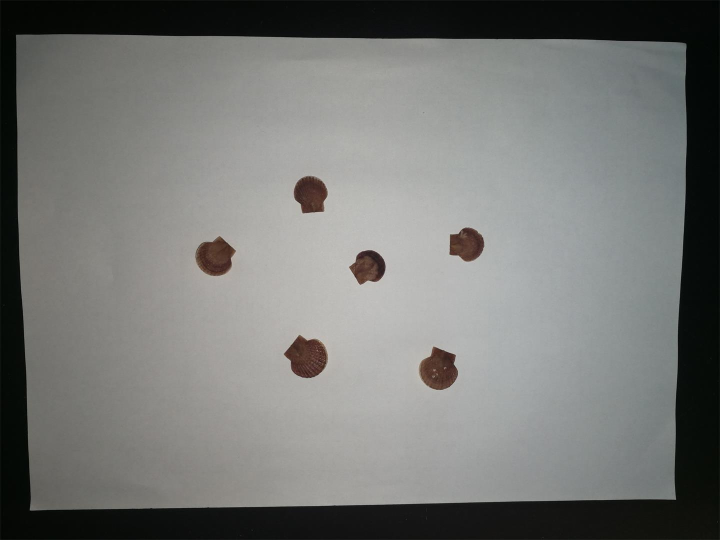
#> input picture PIC/timg_34.jpg, 1440 x 1080 px, found by its file name (shown at 1/2 size)
$ python getshellsize.py   (older library calls are emulated)
#> lines starting #> are read from the running program, lines starting #| are printed output that depends on the picture; after the words box and inside, x2 and y2 are one past the last pixel; in counts of white or black regions, pixels touching at a corner belong together
import cv2
import numpy as np
import imutils
import math
import os


class GetShellSize:
    def __init__(self, fn=''):
        self.fn = fn
        self.papersize = (297, 210)  # 纸张大小，毫米单位，宽边（大值）在前。
        self.rate = 0  # 像素与纸张毫米的比率 毫米数/像素数
        self.img = []
        if self.fn != '':
            img = self.loadPic(self.fn)
#> in loadPic, self.img is the input picture: shape (1080, 1440, 3); mean B, G, R 117.3, 119.7, 118.6

    def loadPic(self, fn):
        self.fn = fn
        self.img = cv2.imread(self.fn)
        return self.img
        '''self.image = cv2.imread(self.fn)  # 直接处理，我们对原始照片不感兴趣，更希望得到A4纸张部分，因此直接处理并覆盖
        self.height, self.width = self.image.shape[:2]  # 图片的宽和高
        self.gray = cv2.cvtColor(self.image, cv2.COLOR_BGR2GRAY)
        self.floodmask = self._floodmask(self.gray)  #取洪水填充的Mask'''

    def setpapersize(self, papersize=(297, 210)):
        '''设置纸张大小，尺寸大的数字放在第一个。'''
        self.papersize = papersize

    def picGrad(self, img, horizontal=0.5):  # horizontal取值0-1之间，计算x轴和y轴的权重
        X = cv2.Sobel(img, cv2.CV_16S, 1, 0)  # X方向上的梯度计算
        Y = cv2.Sobel(img, cv2.CV_16S, 0, 1)  # Y方向上的梯度计算
        absX, absY = cv2.convertScaleAbs(X), cv2.convertScaleAbs(Y)  # 转回uint8
        dst = cv2.addWeighted(absX, horizontal, absY, 1 - horizontal, 0)
        return dst

    def _floodmask(self, img):  # 通过梯度找到边界，然后对边界进行二值化得到不进行填充的范围，必须给定灰度图
        grad = self.picGrad(img)
        h, w = img.shape[:2]
        canny = cv2.Canny(grad, 50, 150, 3)  # 这里取值不太好
        row = np.zeros(w, dtype=np.uint8)
        canny = np.row_stack((row, canny, row))
        col = np.zeros(h + 2, dtype=np.uint8)
        canny = np.column_stack((col, canny, col))
        return canny

    # [17 lines left out: function otsu, not called in this run]

    def linelength(self, p1, p2):
        return int(math.sqrt((p1[0] - p2[0])**2 + (p1[1] - p2[1])**2))

    def detect_rect(self, img, morphology=4, rectarea=0.3):
        '''检测矩形，按照第三个参数，面积百分比检测，返回3个值，第一个是True/False，第二个值是近似矩形框的mat，第三个值是最小矩形框的mat or None。'''
        h, w = img.shape[:2]  # 图像的高和宽
        # blur = cv2.GaussianBlur(img, (7, 7), 0)  # 高斯虚化
        blur = cv2.pyrMeanShiftFiltering(img, 3, 50)  #
        ''' 洪水填充，横向取10个种子点，纵向取10个种子点，进行20次填充 '''
        gray = cv2.cvtColor(blur, cv2.COLOR_BGR2GRAY)
        mask = self._floodmask(gray)  # mask = np.zeros([h + 2, w + 2], np.uint8)  # mask层必须必图片+2)
        for i in range(10):
            cv2.floodFill(blur, mask, (int(w / 10) * i + 1, 1), (0, 0, 0), (3, 3, 3), (3, 3, 3), 8)  # 横向间隔
            cv2.floodFill(blur, mask, (int(w / 10) * i + 1, h - 1), (0, 0, 0), (3, 3, 3), (3, 3, 3), 8)  # 横向间隔
            cv2.floodFill(blur, mask, (1, int(h / 10) * i + 1), (0, 0, 0), (3, 3, 3), (3, 3, 3), 8)  # 纵向间隔
            cv2.floodFill(blur, mask, (w - 1, int(h / 10) * i + 1), (0, 0, 0), (3, 3, 3), (3, 3, 3), 8)  # 纵向间隔
        gray = cv2.cvtColor(blur, cv2.COLOR_BGR2GRAY)
        kernel = np.ones((3, 3), np.uint8)  # 运算核
        # kernel = cv2.getStructuringElement(cv2.MORPH_CROSS, (5, 5))  # 另一种核
        morph = cv2.morphologyEx(gray, cv2.MORPH_OPEN, kernel, iterations=morphology)  # 开运算，先腐蚀，后膨胀
        thresh = cv2.adaptiveThreshold(morph, 255, cv2.ADAPTIVE_THRESH_GAUSSIAN_C, cv2.THRESH_BINARY_INV, 13, 10)
        # thresh = cv2.threshold(morph, 0, 255, cv2.THRESH_BINARY | cv2.THRESH_OTSU)[1]  # 二值化, 自动大津值
        thresh = thresh + morph
        cnts = cv2.findContours(thresh, cv2.RETR_EXTERNAL, cv2.CHAIN_APPROX_SIMPLE)
        cnts = cnts[0] if imutils.is_cv2() else cnts[1]
        cnts = sorted(cnts, key=cv2.contourArea, reverse=True)  # 按照面积由大到小排序
        for c in cnts:
            peri = cv2.arcLength(c, True)  # 计算周长
            approx = cv2.approxPolyDP(c, 0.04 * peri, True)  # 用多边形拟合形状，第二个参数取值一般是1-5%的周长
            if len(approx) == 4:  # 是4边型
                area = cv2.contourArea(c, oriented=False)  # 计算非向量面积
                if area > h * w * rectarea:
                    rect = cv2.minAreaRect(c)
                    box = np.int0(cv2.boxPoints(rect))  # 最小矩形的四个脚点坐标
                    if (cv2.contourArea(box, oriented=False)/area) >= 0.9:
                        # cv2.drawContours(img, [approx[:, 0]], -1, (255, 0, 0), 2)
                        return True, approx[:, 0], box
        return False, None, None

    def transform(self, img, paperP, rectP):  # 给定2个矩形的点，进行图形透视变换，将paperP的四点位置变换到rectP上去。图像矫正
        rP_a, rP_b, _, rP_d = rectP  # 标准矩形的角点
        dic_rec = []  # 记录纸张和标准矩形角角相对
        dis_ab = self.linelength(rP_a, rP_b)  # a-b的长度
        dis_ad = self.linelength(rP_a, rP_d)  # a-d的长度
        for i in range(4):  # 矩形，直接写死4个点
            tmp, ii = max(dis_ab, dis_ad), 0
            for index, value in enumerate(paperP):
                length = self.linelength(rectP[i], value)
                if length < tmp:
                    tmp, ii = length, index
            dic_rec.append(paperP[ii])
        paperP = np.float32(dic_rec)
        if rP_d[0] - rP_a[0] >= rP_a[1] - rP_d[1]:  # 夹角为锐角的情形
            final_rect = np.array([[0, dis_ab], [0, 0], [dis_ad, 0], [dis_ad, dis_ab]],
                                  dtype=np.float32)  # final_rect = np.float32(final_rect)
            dis_ab, dis_ad = dis_ad, dis_ab
        else:
            final_rect = np.array([[dis_ab, dis_ad], [0, dis_ad], [0, 0], [dis_ab, 0]],
                                  dtype=np.float32)  # final_rect = np.float32(final_rect)
        M = cv2.getPerspectiveTransform(paperP, final_rect)  # 生成透视变换矩阵
        dst = cv2.warpPerspective(img, M, (dis_ab, dis_ad))  # 透视变换
        return dst

    def detect_shell(self, img, maxnum=10, sim=0.8):
        h, w = img.shape[:2]
        tmpmax, tmpmin = self.papersize
        if tmpmax < tmpmin:
            tmpmax, tmpmin = tmpmin, tmpmax
        if h > w:
            self.rate = tmpmax / h  # 按照最大的边计算像素尺寸比率
            w = int(tmpmin / self.rate)
        else:
            self.rate = tmpmax / w
            h = int(tmpmin / self.rate)  # 计算按照相同的比率，高度的像素值
        img = self.pic_resize(img, (h, w), preserve=0)
        std_shell = np.load(os.path.join(os.path.dirname(__file__), 'std_shell.npy'))  # 标准扇贝轮廓
        HSV = cv2.cvtColor(img, cv2.COLOR_BGR2HSV)  # 转为HSV图像格式 HSV[:, :, 1] 得到图像的饱和度灰度图
        thres = cv2.threshold(HSV[:, :, 1], 0, 255, cv2.THRESH_BINARY + cv2.THRESH_OTSU)[1]  # 二值化，大津自动阈值
        kernel = np.ones((3, 3), np.uint8)  # 运算核
        mb = cv2.morphologyEx(thres, cv2.MORPH_CLOSE, kernel, iterations=3)  # 闭运算
        cnts = cv2.findContours(mb, cv2.RETR_EXTERNAL, cv2.CHAIN_APPROX_SIMPLE)
        cnts = cnts[0] if imutils.is_cv2() else cnts[1]
        cnts = sorted(cnts, key=cv2.contourArea, reverse=True)  # 按照面积由大到小排序
        count = []
        for c in cnts:
            similar = 1 - cv2.matchShapes(std_shell, c, cv2.CONTOURS_MATCH_I1, 0.0)
            if similar <= sim:  # 相似度不高
                continue
            peri = cv2.arcLength(c, True)  # 计算周长
            approx = cv2.approxPolyDP(c, 0.01 * peri, True)  # 用多边形拟合形状，第二个参数取值一般是1-5%的周长
            if cv2.isContourConvex(approx):  # 凸多边形就跳过
                continue
            hull = cv2.convexHull(approx, returnPoints=False)  # 凸缺陷检测
            defects = cv2.convexityDefects(approx, hull)
            if (defects.shape[0]) != 2:  # 缺陷不是2就跳过，扇贝有2个腰点，通过凸检测能测得到。
                continue
            p1 = []
            for i in range(2):
                _, _, f, _ = defects[i, 0]
                # start = tuple(approx[s][0])
                # end = tuple(approx[e][0])
                far = tuple(approx[f][0])
                p1.append(approx[f][0])
                # cv2.circle(img, far, 2, (0, 255, 255), -1)  # 缺陷点标注，草地绿
            x, y = int(p1[1][0] - (p1[1][0] - p1[0][0]) / 2), int(p1[1][1] - (p1[1][1] - p1[0][1]) / 2)  # 腰点中点的坐标
            cv2.circle(img, (x, y), 3, (0, 255, 255), -1)  # 缺陷点的中点，草地绿
            cv2.drawContours(img, [c], -1, (0, 0, 255), 2)  # 绘制轮廓线
            M = cv2.moments(c)  # 计算轮廓的矩，Hu_M = cv2.HuMoments(M)  # 计算7个不变矩
            if M['m00'] < 1000:
                break  # 面积小于1000个点的抛弃掉
            cx, cy = int(M['m10'] / M['m00']), int(M['m01'] / M['m00'])  # 质心的坐标位置
            cv2.circle(img, (cx, cy), 3, (255, 0, 0), -1)  # 画质心，纯蓝色
            circle = cv2.minEnclosingCircle(c)  # 查找最小外接圆，因为如果是扇贝，圆心和质心差距应该不大，可以忽略，找外接圆的主要目的是确定画直线段的长度
            circle_r = int(circle[1])  # 半径
            line_2p = self.getcrosspoint(c, (cx, cy), (x, y), circle_r, 2)  # 返回A,B,C,D四个点
            cv2.line(img, line_2p[0], line_2p[1], (0, 255, 255), 2)  # 颜色 浅紫色
            cv2.circle(img, line_2p[0], 4, (255, 255, 0), -1)  # 2个端点
            cv2.circle(img, line_2p[1], 4, (255, 255, 0), -1)
            cv2.line(img, line_2p[2], line_2p[3], (200, 200, 0), 2)
            cv2.circle(img, line_2p[2], 4, (0, 255, 255), -1)  # 2个端点
            cv2.circle(img, line_2p[3], 4, (0, 255, 255), -1)
            shell_h, shell_w = self.linelength(line_2p[0], line_2p[1]) * self.rate, self.linelength(line_2p[2], line_2p[3]) * self.rate
            cv2.putText(img, 'No:{0}'.format(len(count) + 1), (cx, cy), cv2.FONT_HERSHEY_DUPLEX, 0.6, (0, 255, 255))
            cv2.putText(img, 'H:{0:.1f}L:{1:.1f}'.format(shell_h, shell_w), (cx, cy + 20), cv2.FONT_HERSHEY_DUPLEX, 0.6, (0, 255, 255))
            cv2.putText(img, 'S:{:.1%}'.format(similar), (cx, cy + 40), cv2.FONT_HERSHEY_DUPLEX, 0.6, (0, 255, 255))
            count.append([shell_h, shell_w, similar, M['m00']/100 * self.rate**2])  # 检测到这里，可以认为找到了扇贝，计数器可以加一了
            if len(count) >= maxnum:
                break
        return count, img

    def getcrosspoint(self, c, p_a, p_b, circle_c, iteration=1):
        '''根据给定的a,b两点和最小外接圆半径，求得和C形状相接的2点坐标，最后一个参数是迭代次数，一般不用超过3次。'''
        dis_s, dis_t = [circle_c for _ in range(4)], [0, 0, 0, 0]
        line_ret = self.getlinepoint(p_a, p_b, dis_s[0], dis_s[1], dis_s[2], dis_s[3])  # 返回cd两点
        for _ in range(iteration):
            for i in range(4):
                dis_t[i] = int(cv2.pointPolygonTest(c, line_ret[i], 1))  # 依次计算质点轴方向上点下点、垂直轴方向左侧右侧距离
                dis_s[i] = dis_s[i] + dis_t[i]
            line_ret = self.getlinepoint(p_a, p_b, dis_s[0], dis_s[1], dis_s[2], dis_s[3])
        return line_ret

    def getlinepoint(self, p_a, p_b, dis_c, dis_d, dis_e, dis_f):
        '''pa,pb点和长度R，返回c点和反方向d点的坐标 a位质心点'''
        if p_a[0] == p_b[0]:  # 斜率无穷，为垂直线
            p_c = (p_a[0], p_a[1] + dis_c)
            p_d = (p_a[0], p_a[1] - dis_d)
            p_e = (p_a[0] - dis_e, p_a[1])
            p_f = (p_a[0] + dis_f, p_a[1])
            return p_c, p_d, p_e, p_f
        elif p_a[1] == p_b[1]:  # 水平线
            p_c = (p_a[0] + dis_c, p_a[1])
            p_d = (p_a[0] - dis_d, p_a[1])
            p_e = (p_a[0], p_a[1] - dis_e)
            p_f = (p_a[0], p_a[1] + dis_f)
            return p_c, p_d, p_e, p_f
        else:
            radian = math.atan2(p_b[1] - p_a[1], p_a[0] - p_b[0])
            radian_90 = math.atan2(p_a[0] - p_b[0], p_a[1] - p_b[1])
            p_c = (int(p_a[0] + math.cos(radian) * dis_c), int(p_a[1] - math.sin(radian) * dis_c))
            p_d = (int(p_a[0] - math.cos(radian) * dis_d), int(p_a[1] + math.sin(radian) * dis_d))
            p_e = (int(p_a[0] + math.cos(radian_90) * dis_e), int(p_a[1] - math.sin(radian_90) * dis_e))
            p_f = (int(p_a[0] - math.cos(radian_90) * dis_f), int(p_a[1] + math.sin(radian_90) * dis_f))
            return p_c, p_d, p_e, p_f

    def pic_resize(self, img, newsize, preserve=1):  # 调整尺寸，第三个参数是是否保持比例，默认保持，若保持时，newsize的第二个值起作用
        h, w = img.shape[:2]
        h1, w1 = newsize
        if preserve == 1:
            #w1 = int(h1 * w / h)
            h1 = int(w1 * h /w)
        dst = cv2.resize(img, (w1, h1))
        return dst

    # [9 lines left out: function rotate_bound, not called in this run]

    def save_pic(self, img, path):
        cv2.imwrite(path, img)

    def rotate_90(self, img):  # 旋转90度
        return np.rot90(img).copy()

    def auto_detect(self, img=None, maxwidth=800, drawtxt=1, drawline=1):  # 根据给定的扇贝图片，自动识别纸张、扇贝
        '''返回值：正确 1, 扇贝最终图，扇贝数据列表， 0, img, None 表明只识别到扇贝纸张，未识别到扇贝数据，发回纸张图， -1, 原图像, None，完全未识别'''
#> called with maxwidth = 800, drawtxt = 1, drawline = 1
        if img == None:
            if self.img.any() != None:
                img = self.img
            else:
                return -2, None, None
        h, w = img.shape[:2]  # 图像尺寸
        if w > 1000:
            img = self.pic_resize(img, (0, 1000))  # 最大边的值
            h, w = img.shape[:2]
        ret, approx, box = self.detect_rect(img)
#> in picGrad, `Y = cv2.Sobel(img, cv2.CV_16S, 0, 1)`:
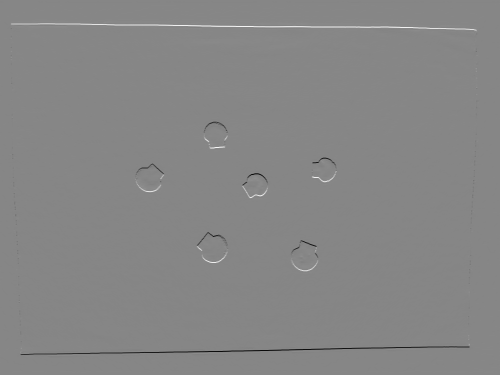
#> Y: shape (750, 1000) int16 (shown at 1/2 size); min -582, max 524, mean 0.1; drawn with min black and max white
#> in picGrad, `absX, absY = cv2.convertScaleAbs(X), cv2.convertScaleAbs(Y)`:
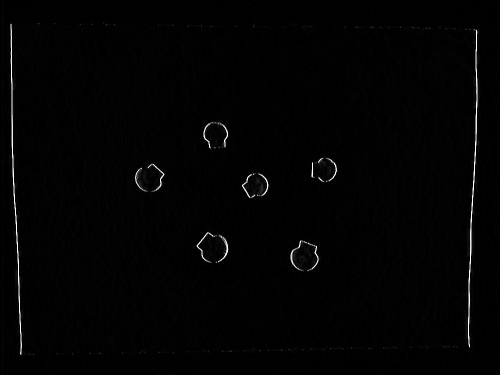
#> absX: shape (750, 1000) (shown at 1/2 size); min 0, max 255, mean 3
#> in picGrad, `absX, absY = cv2.convertScaleAbs(X), cv2.convertScaleAbs(Y)`:
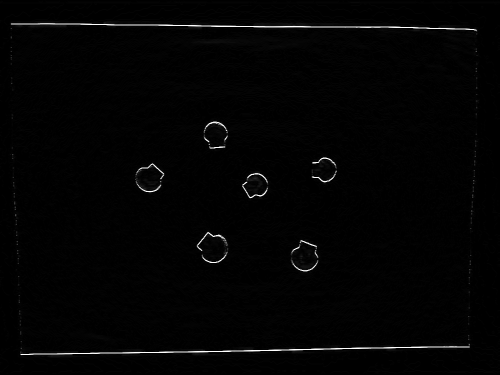
#> absY: shape (750, 1000) (shown at 1/2 size); min 0, max 255, mean 3.4
#> in _floodmask, `canny = cv2.Canny(grad, 50, 150, 3)`:
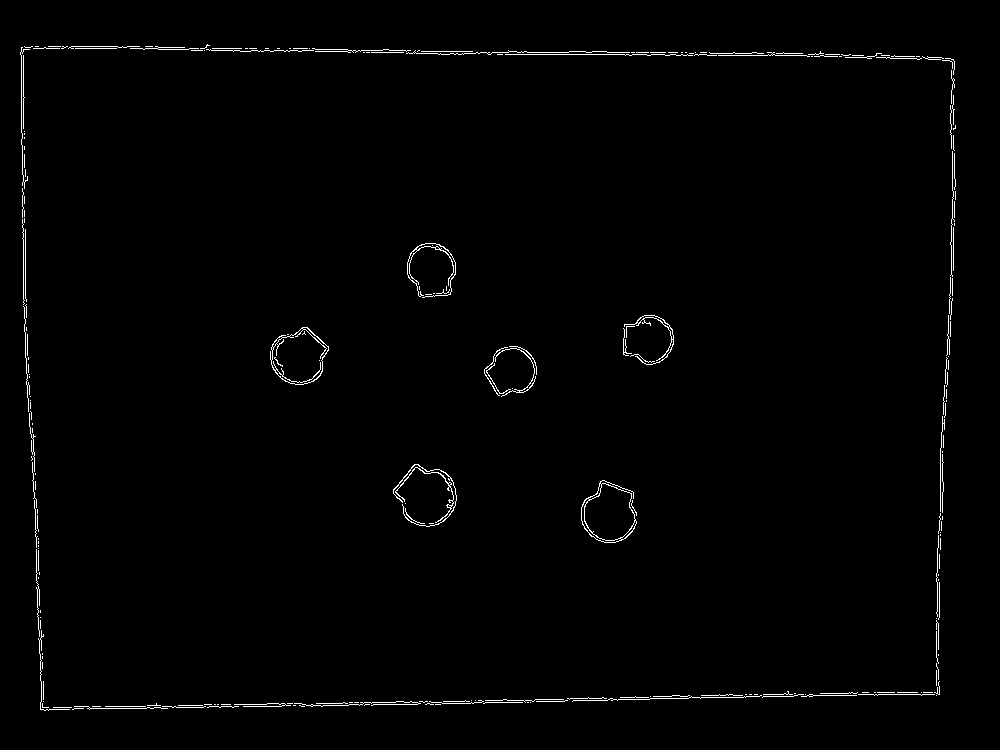
#> canny: shape (750, 1000); 1.1% white in thin lines or dots, all inside (x1, y1, x2, y2) = (20, 44, 956, 711)
#> in detect_rect, `thresh = thresh + morph`:
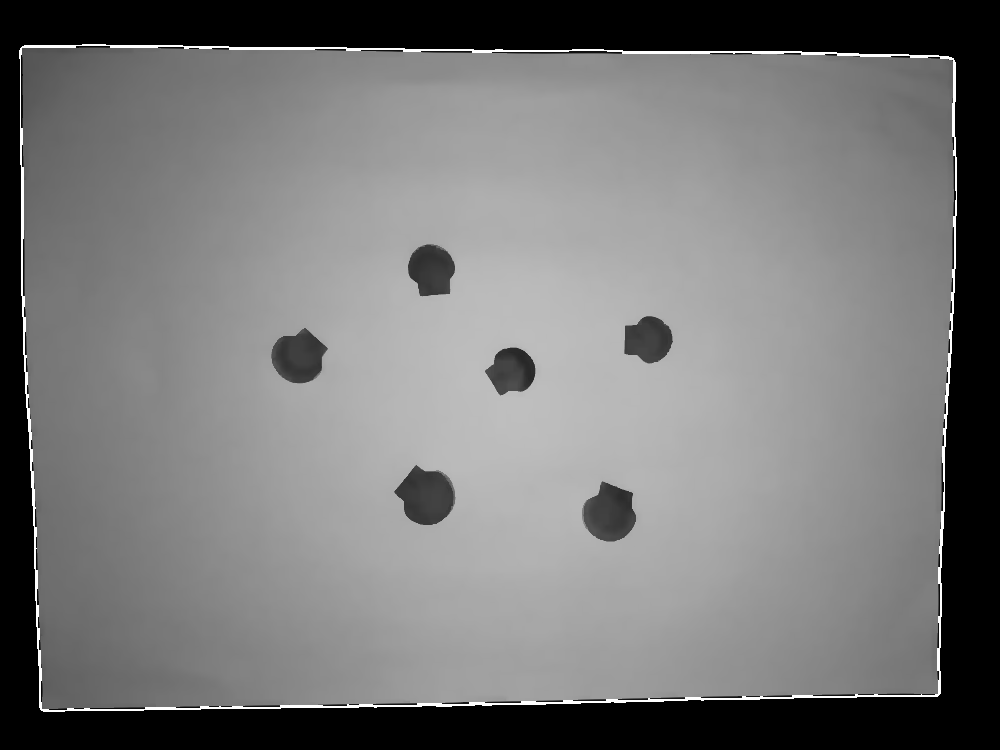
#> thresh: shape (750, 1000); min 0, max 255, mean 119.2
#> in detect_rect, `cnts = cv2.findContours(thresh, cv2.RETR_EXTERNAL, cv2.CHAIN_APPROX_SI..`: cnts = 1 contour; box (x1, y1, x2, y2) and area: (19, 44, 957, 712) 602942
#> the loop in detect_rect, `for c in cnts:` made 1 pass
#> (peri, approx, area, rect, box) on pass 1: (3170, [[20, 48], [41, 710], [940, 693], [953, 58]], 602941.5, ((489.7, 374), (936.1, 666.8), -0.483), [[24, 711], [18, 44], [954, 36], [960, 703]])
#> (the rest of the program and of its run is left out)
